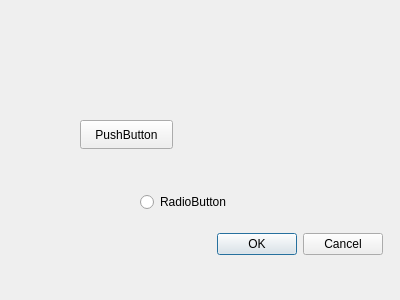
<?xml version="1.0" encoding="UTF-8"?>
<ui version="4.0">
 <class>Form1</class>
 <widget class="QWidget" name="Form1">
  <property name="geometry">
   <rect>
    <x>0</x>
    <y>0</y>
    <width>400</width>
    <height>300</height>
   </rect>
  </property>
  <property name="windowTitle">
   <string>Form</string>
  </property>
  <widget class="QRadioButton" name="radioButton">
   <property name="geometry">
    <rect>
     <x>140</x>
     <y>190</y>
     <width>118</width>
     <height>24</height>
    </rect>
   </property>
   <property name="text">
    <string>RadioButton</string>
   </property>
  </widget>
  <widget class="QPushButton" name="pushButton">
   <property name="geometry">
    <rect>
     <x>80</x>
     <y>120</y>
     <width>93</width>
     <height>29</height>
    </rect>
   </property>
   <property name="text">
    <string>PushButton</string>
   </property>
  </widget>
  <widget class="QDialogButtonBox" name="buttonBox">
   <property name="geometry">
    <rect>
     <x>190</x>
     <y>230</y>
     <width>193</width>
     <height>29</height>
    </rect>
   </property>
   <property name="standardButtons">
    <set>QDialogButtonBox::Cancel|QDialogButtonBox::Ok</set>
   </property>
  </widget>
 </widget>
 <resources/>
 <connections/>
</ui>
